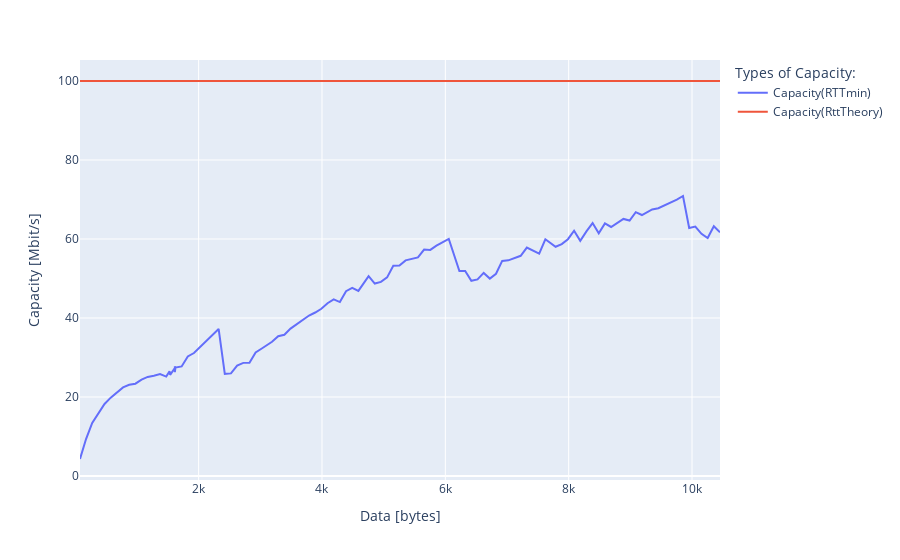

Write notebook code for a chart like this one.
### Code cell
def getCapacity_sec(d, rtt):
    x=  2*8*d/rtt/1000
    return x

Speed= getCapacity_sec(lenght, RttMin)
SpeedTheory = getCapacity_sec(lenght, RttTheory)

fig2 = px.line(x=lenght, y=[Speed, SpeedTheory], labels=dict(x="Data [bytes]", value="Capacity [Mbit/s]", variable="Types of Capacity:"))

newnamesFig2 = {'wide_variable_0':'Capacity(RTTmin)', 'wide_variable_1':'Capacity(RttTheory)'}
fig2.for_each_trace(lambda t: t.update(name = newnamesFig2[t.name],
                                      legendgroup = newnamesFig2[t.name],
                                      hovertemplate = t.hovertemplate.replace(t.name, newnamesFig2[t.name])
                                     )
                  )

fig2.show()

### Figure 1 — Plotly figure (JSON) as saved in the notebook; plotly's stock layout.template omitted (floating-point values rounded to 4 significant figures; data arrays with more than 128 entries replaced by an {"elided": "..."} marker saying what was removed)
{"data": [{"hovertemplate": "Types of Capacity:=Capacity(RTTmin)<br>Data [bytes]=%{x}<br>Capacity [Mbit/s]=%{y}<extra></extra>", "legendgroup": "Capacity(RTTmin)", "line": {"color": "#636efa", "dash": "solid"}, "marker": {"symbol": "circle"}, "mode": "lines", "name": "Capacity(RTTmin)", "orientation": "v", "showlegend": true, "type": "scatter", "x": {"elided": "131 int values"}, "xaxis": "x", "y": {"elided": "131 float values"}, "yaxis": "y"}, {"hovertemplate": "Types of Capacity:=Capacity(RttTheory)<br>Data [bytes]=%{x}<br>Capacity [Mbit/s]=%{y}<extra></extra>", "legendgroup": "Capacity(RttTheory)", "line": {"color": "#EF553B", "dash": "solid"}, "marker": {"symbol": "circle"}, "mode": "lines", "name": "Capacity(RttTheory)", "orientation": "v", "showlegend": true, "type": "scatter", "x": {"elided": "131 int values"}, "xaxis": "x", "y": {"elided": "131 float values"}, "yaxis": "y"}], "layout": {"legend": {"title": {"text": "Types of Capacity:"}, "tracegroupgap": 0}, "margin": {"t": 60}, "xaxis": {"anchor": "y", "domain": [0, 1], "title": {"text": "Data [bytes]"}}, "yaxis": {"anchor": "x", "domain": [0, 1], "title": {"text": "Capacity [Mbit/s]"}}}}
